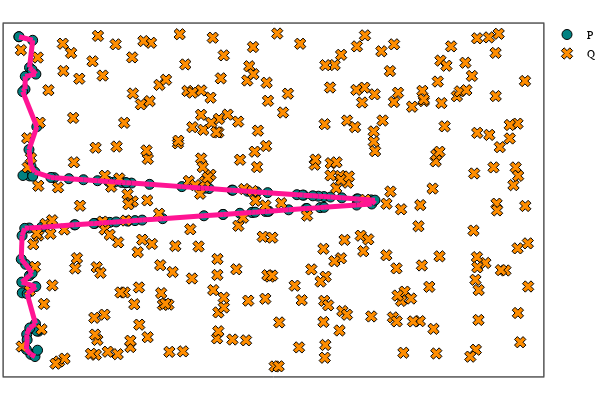

Source (notebook cell):
### Code cell
# plot cycle rep of selected bar
VR_P_class = 6
cycle = classrep(VR_circle, class = VR_P_class, dim = 1)
cycle = [sort(cycle[:,i]) for i = 1:size(cycle,2)]
plot_cycle_square_torus(circle_2d, torus_2d, cycle = cycle)

### Figure 1 — Plotly figure (JSON) as saved in the notebook; plotly's stock layout.template omitted (floating-point values rounded to 4 significant figures; data arrays with more than 128 entries replaced by an {"elided": "..."} marker saying what was removed)
{"data": [{"colorbar": {"title": ""}, "legendgroup": "P", "marker": {"color": "rgba(0, 129, 129, 1.000)", "line": {"color": "rgba(0, 0, 0, 1.000)", "width": 1}, "size": 10, "symbol": "circle"}, "mode": "markers", "name": "P", "showlegend": true, "type": "scatter", "x": [0.08318, 0.1381, 1.78, 0.04963, 0.1041, 0.139, 3.088, 0.2174, 0.08658, 0.1545, 0.04746, 0.2064, 0.1097, 0.238, 1.044, 2.891, 0.6925, 0.2126, 0.1326, 0.1703, 0.05501, 0.09112, 0.2291, 0.03731, 0.2499, 0.1778, 3.074, 0.2304, 0.1001, 0.1425, 1.439, 0.2164, 0.1101, 3.332, 0.1712, 0.04405, 0.1572, 0.2055, 0.007793, 0.009939, 2.248, 2.523, 1.348, 0.1351, 0.08021, 2.016, 3.72, 2.828, 3.767, 3.987, 3.517, 2.288, 3.046, 3.848, 0.6239, 0.2895, 1.129, 0.1396, 2.632, 1.206, 4.348, 0.4432, 2.877, 2.525, 0.9448, 4.17, 0.05817, 1.19, 3.075, 1.042, 1.528, 4.356, 2.352, 0.1782, 3.545, 2.298, 0.7015, 2.645, 3.558, 2.941, 1.396, 3.698, 0.931, 0.4021, 4.395, 1.618, 3.434, 4.173, 2.731, 0.8037, 1.275, 1.113, 3.506, 3.63, 1.324, 0.9771, 2.919, 1.331, 3.768, 4.186], "xaxis": "x1", "y": [5.242, 1.771, 2.83, 1.448, 0.6731, 5.646, 2.969, 5.525, 5.483, 0.3019, 2.513, 0.2606, 0.5714, 0.3788, 2.752, 2.948, 2.715, 0.8725, 4.118, 5.605, 5.199, 1.98, 4.545, 2.074, 0.7335, 6.155, 3.315, 0.7349, 0.3942, 0.7935, 2.794, 1.565, 1.43, 2.995, 1.814, 1.648, 3.807, 3.699, 6.222, 6.222, 3.403, 2.909, 2.785, 2.656, 2.65, 3.428, 3.036, 3.342, 3.242, 3.219, 3.268, 2.884, 2.965, 3.233, 3.575, 2.672, 2.761, 3.627, 3.362, 2.77, 3.18, 3.595, 2.947, 2.909, 2.742, 3.084, 3.635, 3.515, 2.968, 2.752, 2.804, 3.104, 3.392, 3.623, 3.018, 3.398, 2.716, 3.361, 3.019, 3.33, 3.494, 3.249, 2.74, 3.599, 3.175, 3.47, 3.277, 3.199, 2.931, 3.556, 3.506, 3.524, 3.27, 3.256, 3.501, 3.538, 2.951, 3.5, 3.041, 3.197], "yaxis": "y1", "zmax": null, "zmin": null}, {"colorbar": {"title": ""}, "legendgroup": "Q", "marker": {"color": "rgba(255, 141, 0, 1.000)", "line": {"color": "rgba(0, 0, 0, 1.000)", "width": 1}, "size": 10, "symbol": "x"}, "mode": "markers", "name": "Q", "showlegend": true, "type": "scatter", "x": {"elided": "300 float values"}, "xaxis": "x1", "y": {"elided": "300 float values"}, "yaxis": "y1", "zmax": null, "zmin": null}, {"colorbar": {"title": ""}, "legendgroup": "", "line": {"color": "rgba(255, 20, 147, 1.000)", "dash": "solid", "shape": "linear", "width": 5}, "mode": "lines", "name": "", "showlegend": false, "type": "scatter", "x": [0.1351, 0.08021], "xaxis": "x1", "y": [2.656, 2.65], "yaxis": "y1", "zmax": null, "zmin": null}, {"colorbar": {"title": ""}, "legendgroup": "", "line": {"color": "rgba(255, 20, 147, 1.000)", "dash": "solid", "shape": "linear", "width": 5}, "mode": "lines", "name": "", "showlegend": false, "type": "scatter", "x": [3.545, 3.558], "xaxis": "x1", "y": [3.018, 3.019], "yaxis": "y1", "zmax": null, "zmin": null}, {"colorbar": {"title": ""}, "legendgroup": "", "line": {"color": "rgba(255, 20, 147, 1.000)", "dash": "solid", "shape": "linear", "width": 5}, "mode": "lines", "name": "", "showlegend": false, "type": "scatter", "x": [0.6925, 0.7015], "xaxis": "x1", "y": [2.715, 2.716], "yaxis": "y1", "zmax": null, "zmin": null}, {"colorbar": {"title": ""}, "legendgroup": "", "line": {"color": "rgba(255, 20, 147, 1.000)", "dash": "solid", "shape": "linear", "width": 5}, "mode": "lines", "name": "", "showlegend": false, "type": "scatter", "x": [2.632, 2.645], "xaxis": "x1", "y": [3.362, 3.361], "yaxis": "y1", "zmax": null, "zmin": null}, {"colorbar": {"title": ""}, "legendgroup": "", "line": {"color": "rgba(255, 20, 147, 1.000)", "dash": "solid", "shape": "linear", "width": 5}, "mode": "lines", "name": "", "showlegend": false, "type": "scatter", "x": [3.517, 3.506], "xaxis": "x1", "y": [3.268, 3.27], "yaxis": "y1", "zmax": null, "zmin": null}, {"colorbar": {"title": ""}, "legendgroup": "", "line": {"color": "rgba(255, 20, 147, 1.000)", "dash": "solid", "shape": "linear", "width": 5}, "mode": "lines", "name": "", "showlegend": false, "type": "scatter", "x": [2.828, 2.941], "xaxis": "x1", "y": [3.342, 3.33], "yaxis": "y1", "zmax": null, "zmin": null}, {"colorbar": {"title": ""}, "legendgroup": "", "line": {"color": "rgba(255, 20, 147, 1.000)", "dash": "solid", "shape": "linear", "width": 5}, "mode": "lines", "name": "", "showlegend": false, "type": "scatter", "x": [3.434, 3.506], "xaxis": "x1", "y": [3.277, 3.27], "yaxis": "y1", "zmax": null, "zmin": null}, {"colorbar": {"title": ""}, "legendgroup": "", "line": {"color": "rgba(255, 20, 147, 1.000)", "dash": "solid", "shape": "linear", "width": 5}, "mode": "lines", "name": "", "showlegend": false, "type": "scatter", "x": [3.088, 3.075], "xaxis": "x1", "y": [2.969, 2.968], "yaxis": "y1", "zmax": null, "zmin": null}, {"colorbar": {"title": ""}, "legendgroup": "", "line": {"color": "rgba(255, 20, 147, 1.000)", "dash": "solid", "shape": "linear", "width": 5}, "mode": "lines", "name": "", "showlegend": false, "type": "scatter", "x": [3.046, 3.075], "xaxis": "x1", "y": [2.965, 2.968], "yaxis": "y1", "zmax": null, "zmin": null}, {"colorbar": {"title": ""}, "legendgroup": "", "line": {"color": "rgba(255, 20, 147, 1.000)", "dash": "solid", "shape": "linear", "width": 5}, "mode": "lines", "name": "", "showlegend": false, "type": "scatter", "x": [3.72, 3.768], "xaxis": "x1", "y": [3.036, 3.041], "yaxis": "y1", "zmax": null, "zmin": null}, {"colorbar": {"title": ""}, "legendgroup": "", "line": {"color": "rgba(255, 20, 147, 1.000)", "dash": "solid", "shape": "linear", "width": 5}, "mode": "lines", "name": "", "showlegend": false, "type": "scatter", "x": [2.891, 2.877], "xaxis": "x1", "y": [2.948, 2.947], "yaxis": "y1", "zmax": null, "zmin": null}, {"colorbar": {"title": ""}, "legendgroup": "", "line": {"color": "rgba(255, 20, 147, 1.000)", "dash": "solid", "shape": "linear", "width": 5}, "mode": "lines", "name": "", "showlegend": false, "type": "scatter", "x": [3.698, 3.63], "xaxis": "x1", "y": [3.249, 3.256], "yaxis": "y1", "zmax": null, "zmin": null}, {"colorbar": {"title": ""}, "legendgroup": "", "line": {"color": "rgba(255, 20, 147, 1.000)", "dash": "solid", "shape": "linear", "width": 5}, "mode": "lines", "name": "", "showlegend": false, "type": "scatter", "x": [2.877, 2.731], "xaxis": "x1", "y": [2.947, 2.931], "yaxis": "y1", "zmax": null, "zmin": null}, {"colorbar": {"title": ""}, "legendgroup": "", "line": {"color": "rgba(255, 20, 147, 1.000)", "dash": "solid", "shape": "linear", "width": 5}, "mode": "lines", "name": "", "showlegend": false, "type": "scatter", "x": [3.767, 3.698], "xaxis": "x1", "y": [3.242, 3.249], "yaxis": "y1", "zmax": null, "zmin": null}, {"colorbar": {"title": ""}, "legendgroup": "", "line": {"color": "rgba(255, 20, 147, 1.000)", "dash": "solid", "shape": "linear", "width": 5}, "mode": "lines", "name": "", "showlegend": false, "type": "scatter", "x": [1.439, 1.528], "xaxis": "x1", "y": [2.794, 2.804], "yaxis": "y1", "zmax": null, "zmin": null}, {"colorbar": {"title": ""}, "legendgroup": "", "line": {"color": "rgba(255, 20, 147, 1.000)", "dash": "solid", "shape": "linear", "width": 5}, "mode": "lines", "name": "", "showlegend": false, "type": "scatter", "x": [2.523, 2.525], "xaxis": "x1", "y": [2.909, 2.909], "yaxis": "y1", "zmax": null, "zmin": null}, {"colorbar": {"title": ""}, "legendgroup": "", "line": {"color": "rgba(255, 20, 147, 1.000)", "dash": "solid", "shape": "linear", "width": 5}, "mode": "lines", "name": "", "showlegend": false, "type": "scatter", "x": [0.1778, 0.009939], "xaxis": "x1", "y": [6.155, 6.222], "yaxis": "y1", "zmax": null, "zmin": null}, {"colorbar": {"title": ""}, "legendgroup": "", "line": {"color": "rgba(255, 20, 147, 1.000)", "dash": "solid", "shape": "linear", "width": 5}, "mode": "lines", "name": "", "showlegend": false, "type": "scatter", "x": [4.17, 4.356], "xaxis": "x1", "y": [3.084, 3.104], "yaxis": "y1", "zmax": null, "zmin": null}, {"colorbar": {"title": ""}, "legendgroup": "", "line": {"color": "rgba(255, 20, 147, 1.000)", "dash": "solid", "shape": "linear", "width": 5}, "mode": "lines", "name": "", "showlegend": false, "type": "scatter", "x": [3.767, 3.848], "xaxis": "x1", "y": [3.242, 3.233], "yaxis": "y1", "zmax": null, "zmin": null}, {"colorbar": {"title": ""}, "legendgroup": "", "line": {"color": "rgba(255, 20, 147, 1.000)", "dash": "solid", "shape": "linear", "width": 5}, "mode": "lines", "name": "", "showlegend": false, "type": "scatter", "x": [0.2126, 0.1425], "xaxis": "x1", "y": [0.8725, 0.7935], "yaxis": "y1", "zmax": null, "zmin": null}, {"colorbar": {"title": ""}, "legendgroup": "", "line": {"color": "rgba(255, 20, 147, 1.000)", "dash": "solid", "shape": "linear", "width": 5}, "mode": "lines", "name": "", "showlegend": false, "type": "scatter", "x": [2.523, 2.288], "xaxis": "x1", "y": [2.909, 2.884], "yaxis": "y1", "zmax": null, "zmin": null}, {"colorbar": {"title": ""}, "legendgroup": "", "line": {"color": "rgba(255, 20, 147, 1.000)", "dash": "solid", "shape": "linear", "width": 5}, "mode": "lines", "name": "", "showlegend": false, "type": "scatter", "x": [1.439, 1.348], "xaxis": "x1", "y": [2.794, 2.785], "yaxis": "y1", "zmax": null, "zmin": null}, {"colorbar": {"title": ""}, "legendgroup": "", "line": {"color": "rgba(255, 20, 147, 1.000)", "dash": "solid", "shape": "linear", "width": 5}, "mode": "lines", "name": "", "showlegend": false, "type": "scatter", "x": [4.173, 4.186], "xaxis": "x1", "y": [3.199, 3.197], "yaxis": "y1", "zmax": null, "zmin": null}, {"colorbar": {"title": ""}, "legendgroup": "", "line": {"color": "rgba(255, 20, 147, 1.000)", "dash": "solid", "shape": "linear", "width": 5}, "mode": "lines", "name": "", "showlegend": false, "type": "scatter", "x": [0.1545, 0.2064], "xaxis": "x1", "y": [0.3019, 0.2606], "yaxis": "y1", "zmax": null, "zmin": null}, {"colorbar": {"title": ""}, "legendgroup": "", "line": {"color": "rgba(255, 20, 147, 1.000)", "dash": "solid", "shape": "linear", "width": 5}, "mode": "lines", "name": "", "showlegend": false, "type": "scatter", "x": [0.1041, 0.1097], "xaxis": "x1", "y": [0.6731, 0.5714], "yaxis": "y1", "zmax": null, "zmin": null}, {"colorbar": {"title": ""}, "legendgroup": "", "line": {"color": "rgba(255, 20, 147, 1.000)", "dash": "solid", "shape": "linear", "width": 5}, "mode": "lines", "name": "", "showlegend": false, "type": "scatter", "x": [1.129, 1.206], "xaxis": "x1", "y": [2.761, 2.77], "yaxis": "y1", "zmax": null, "zmin": null}, {"colorbar": {"title": ""}, "legendgroup": "", "line": {"color": "rgba(255, 20, 147, 1.000)", "dash": "solid", "shape": "linear", "width": 5}, "mode": "lines", "name": "", "showlegend": false, "type": "scatter", "x": [1.044, 1.042], "xaxis": "x1", "y": [2.752, 2.752], "yaxis": "y1", "zmax": null, "zmin": null}, {"colorbar": {"title": ""}, "legendgroup": "", "line": {"color": "rgba(255, 20, 147, 1.000)", "dash": "solid", "shape": "linear", "width": 5}, "mode": "lines", "name": "", "showlegend": false, "type": "scatter", "x": [0.6239, 0.8037], "xaxis": "x1", "y": [3.575, 3.556], "yaxis": "y1", "zmax": null, "zmin": null}, {"colorbar": {"title": ""}, "legendgroup": "", "line": {"color": "rgba(255, 20, 147, 1.000)", "dash": "solid", "shape": "linear", "width": 5}, "mode": "lines", "name": "", "showlegend": false, "type": "scatter", "x": [0.139, 0.1703], "xaxis": "x1", "y": [5.646, 5.605], "yaxis": "y1", "zmax": null, "zmin": null}, {"colorbar": {"title": ""}, "legendgroup": "", "line": {"color": "rgba(255, 20, 147, 1.000)", "dash": "solid", "shape": "linear", "width": 5}, "mode": "lines", "name": "", "showlegend": false, "type": "scatter", "x": [4.348, 4.395], "xaxis": "x1", "y": [3.18, 3.175], "yaxis": "y1", "zmax": null, "zmin": null}, {"colorbar": {"title": ""}, "legendgroup": "", "line": {"color": "rgba(255, 20, 147, 1.000)", "dash": "solid", "shape": "linear", "width": 5}, "mode": "lines", "name": "", "showlegend": false, "type": "scatter", "x": [0.1381, 0.1712], "xaxis": "x1", "y": [1.771, 1.814], "yaxis": "y1", "zmax": null, "zmin": null}, {"colorbar": {"title": ""}, "legendgroup": "", "line": {"color": "rgba(255, 20, 147, 1.000)", "dash": "solid", "shape": "linear", "width": 5}, "mode": "lines", "name": "", "showlegend": false, "type": "scatter", "x": [0.09112, 0.03731], "xaxis": "x1", "y": [1.98, 2.074], "yaxis": "y1", "zmax": null, "zmin": null}, {"colorbar": {"title": ""}, "legendgroup": "", "line": {"color": "rgba(255, 20, 147, 1.000)", "dash": "solid", "shape": "linear", "width": 5}, "mode": "lines", "name": "", "showlegend": false, "type": "scatter", "x": [1.78, 1.528], "xaxis": "x1", "y": [2.83, 2.804], "yaxis": "y1", "zmax": null, "zmin": null}, {"colorbar": {"title": ""}, "legendgroup": "", "line": {"color": "rgba(255, 20, 147, 1.000)", "dash": "solid", "shape": "linear", "width": 5}, "mode": "lines", "name": "", "showlegend": false, "type": "scatter", "x": [0.08318, 0.05501], "xaxis": "x1", "y": [5.242, 5.199], "yaxis": "y1", "zmax": null, "zmin": null}, {"colorbar": {"title": ""}, "legendgroup": "", "line": {"color": "rgba(255, 20, 147, 1.000)", "dash": "solid", "shape": "linear", "width": 5}, "mode": "lines", "name": "", "showlegend": false, "type": "scatter", "x": [0.2164, 0.1101], "xaxis": "x1", "y": [1.565, 1.43], "yaxis": "y1", "zmax": null, "zmin": null}, {"colorbar": {"title": ""}, "legendgroup": "", "line": {"color": "rgba(255, 20, 147, 1.000)", "dash": "solid", "shape": "linear", "width": 5}, "mode": "lines", "name": "", "showlegend": false, "type": "scatter", "x": [0.04746, 0.08021], "xaxis": "x1", "y": [2.513, 2.65], "yaxis": "y1", "zmax": null, "zmin": null}, {"colorbar": {"title": ""}, "legendgroup": "", "line": {"color": "rgba(255, 20, 147, 1.000)", "dash": "solid", "shape": "linear", "width": 5}, "mode": "lines", "name": "", "showlegend": false, "type": "scatter", "x": [0.4432, 0.4021], "xaxis": "x1", "y": [3.595, 3.599], "yaxis": "y1", "zmax": null, "zmin": null}, {"colorbar": {"title": ""}, "legendgroup": "", "line": {"color": "rgba(255, 20, 147, 1.000)", "dash": "solid", "shape": "linear", "width": 5}, "mode": "lines", "name": "", "showlegend": false, "type": "scatter", "x": [0.2174, 0.1703], "xaxis": "x1", "y": [5.525, 5.605], "yaxis": "y1", "zmax": null, "zmin": null}, {"colorbar": {"title": ""}, "legendgroup": "", "line": {"color": "rgba(255, 20, 147, 1.000)", "dash": "solid", "shape": "linear", "width": 5}, "mode": "lines", "name": "", "showlegend": false, "type": "scatter", "x": [1.19, 1.113], "xaxis": "x1", "y": [3.515, 3.524], "yaxis": "y1", "zmax": null, "zmin": null}, {"colorbar": {"title": ""}, "legendgroup": "", "line": {"color": "rgba(255, 20, 147, 1.000)", "dash": "solid", "shape": "linear", "width": 5}, "mode": "lines", "name": "", "showlegend": false, "type": "scatter", "x": [1.324, 1.331], "xaxis": "x1", "y": [3.501, 3.5], "yaxis": "y1", "zmax": null, "zmin": null}, {"colorbar": {"title": ""}, "legendgroup": "", "line": {"color": "rgba(255, 20, 147, 1.000)", "dash": "solid", "shape": "linear", "width": 5}, "mode": "lines", "name": "", "showlegend": false, "type": "scatter", "x": [1.113, 0.9771], "xaxis": "x1", "y": [3.524, 3.538], "yaxis": "y1", "zmax": null, "zmin": null}, {"colorbar": {"title": ""}, "legendgroup": "", "line": {"color": "rgba(255, 20, 147, 1.000)", "dash": "solid", "shape": "linear", "width": 5}, "mode": "lines", "name": "", "showlegend": false, "type": "scatter", "x": [1.396, 1.331], "xaxis": "x1", "y": [3.494, 3.5], "yaxis": "y1", "zmax": null, "zmin": null}, {"colorbar": {"title": ""}, "legendgroup": "", "line": {"color": "rgba(255, 20, 147, 1.000)", "dash": "solid", "shape": "linear", "width": 5}, "mode": "lines", "name": "", "showlegend": false, "type": "scatter", "x": [2.248, 2.298], "xaxis": "x1", "y": [3.403, 3.398], "yaxis": "y1", "zmax": null, "zmin": null}, {"colorbar": {"title": ""}, "legendgroup": "", "line": {"color": "rgba(255, 20, 147, 1.000)", "dash": "solid", "shape": "linear", "width": 5}, "mode": "lines", "name": "", "showlegend": false, "type": "scatter", "x": [0.1545, 0.1001], "xaxis": "x1", "y": [0.3019, 0.3942], "yaxis": "y1", "zmax": null, "zmin": null}, {"colorbar": {"title": ""}, "legendgroup": "", "line": {"color": "rgba(255, 20, 147, 1.000)", "dash": "solid", "shape": "linear", "width": 5}, "mode": "lines", "name": "", "showlegend": false, "type": "scatter", "x": [0.9448, 0.931], "xaxis": "x1", "y": [2.742, 2.74], "yaxis": "y1", "zmax": null, "zmin": null}, {"colorbar": {"title": ""}, "legendgroup": "", "line": {"color": "rgba(255, 20, 147, 1.000)", "dash": "solid", "shape": "linear", "width": 5}, "mode": "lines", "name": "", "showlegend": false, "type": "scatter", "x": [3.517, 3.63], "xaxis": "x1", "y": [3.268, 3.256], "yaxis": "y1", "zmax": null, "zmin": null}, {"colorbar": {"title": ""}, "legendgroup": "", "line": {"color": "rgba(255, 20, 147, 1.000)", "dash": "solid", "shape": "linear", "width": 5}, "mode": "lines", "name": "", "showlegend": false, "type": "scatter", "x": [0.1351, 0.2895], "xaxis": "x1", "y": [2.656, 2.672], "yaxis": "y1", "zmax": null, "zmin": null}, {"colorbar": {"title": ""}, "legendgroup": "", "line": {"color": "rgba(255, 20, 147, 1.000)", "dash": "solid", "shape": "linear", "width": 5}, "mode": "lines", "name": "", "showlegend": false, "type": "scatter", "x": [2.525, 2.731], "xaxis": "x1", "y": [2.909, 2.931], "yaxis": "y1", "zmax": null, "zmin": null}, {"colorbar": {"title": ""}, "legendgroup": "", "line": {"color": "rgba(255, 20, 147, 1.000)", "dash": "solid", "shape": "linear", "width": 5}, "mode": "lines", "name": "", "showlegend": false, "type": "scatter", "x": [3.72, 3.558], "xaxis": "x1", "y": [3.036, 3.019], "yaxis": "y1", "zmax": null, "zmin": null}, {"colorbar": {"title": ""}, "legendgroup": "", "line": {"color": "rgba(255, 20, 147, 1.000)", "dash": "solid", "shape": "linear", "width": 5}, "mode": "lines", "name": "", "showlegend": false, "type": "scatter", "x": [0.1041, 0.1425], "xaxis": "x1", "y": [0.6731, 0.7935], "yaxis": "y1", "zmax": null, "zmin": null}, {"colorbar": {"title": ""}, "legendgroup": "", "line": {"color": "rgba(255, 20, 147, 1.000)", "dash": "solid", "shape": "linear", "width": 5}, "mode": "lines", "name": "", "showlegend": false, "type": "scatter", "x": [1.044, 1.129], "xaxis": "x1", "y": [2.752, 2.761], "yaxis": "y1", "zmax": null, "zmin": null}, {"colorbar": {"title": ""}, "legendgroup": "", "line": {"color": "rgba(255, 20, 147, 1.000)", "dash": "solid", "shape": "linear", "width": 5}, "mode": "lines", "name": "", "showlegend": false, "type": "scatter", "x": [4.348, 4.186], "xaxis": "x1", "y": [3.18, 3.197], "yaxis": "y1", "zmax": null, "zmin": null}, {"colorbar": {"title": ""}, "legendgroup": "", "line": {"color": "rgba(255, 20, 147, 1.000)", "dash": "solid", "shape": "linear", "width": 5}, "mode": "lines", "name": "", "showlegend": false, "type": "scatter", "x": [3.332, 3.545], "xaxis": "x1", "y": [2.995, 3.018], "yaxis": "y1", "zmax": null, "zmin": null}, {"colorbar": {"title": ""}, "legendgroup": "", "line": {"color": "rgba(255, 20, 147, 1.000)", "dash": "solid", "shape": "linear", "width": 5}, "mode": "lines", "name": "", "showlegend": false, "type": "scatter", "x": [0.9448, 1.042], "xaxis": "x1", "y": [2.742, 2.752], "yaxis": "y1", "zmax": null, "zmin": null}, {"colorbar": {"title": ""}, "legendgroup": "", "line": {"color": "rgba(255, 20, 147, 1.000)", "dash": "solid", "shape": "linear", "width": 5}, "mode": "lines", "name": "", "showlegend": false, "type": "scatter", "x": [0.09112, 0.1712], "xaxis": "x1", "y": [1.98, 1.814], "yaxis": "y1", "zmax": null, "zmin": null}, {"colorbar": {"title": ""}, "legendgroup": "", "line": {"color": "rgba(255, 20, 147, 1.000)", "dash": "solid", "shape": "linear", "width": 5}, "mode": "lines", "name": "", "showlegend": false, "type": "scatter", "x": [0.6239, 0.4432], "xaxis": "x1", "y": [3.575, 3.595], "yaxis": "y1", "zmax": null, "zmin": null}, {"colorbar": {"title": ""}, "legendgroup": "", "line": {"color": "rgba(255, 20, 147, 1.000)", "dash": "solid", "shape": "linear", "width": 5}, "mode": "lines", "name": "", "showlegend": false, "type": "scatter", "x": [2.352, 2.298], "xaxis": "x1", "y": [3.392, 3.398], "yaxis": "y1", "zmax": null, "zmin": null}, {"colorbar": {"title": ""}, "legendgroup": "", "line": {"color": "rgba(255, 20, 147, 1.000)", "dash": "solid", "shape": "linear", "width": 5}, "mode": "lines", "name": "", "showlegend": false, "type": "scatter", "x": [3.074, 2.941], "xaxis": "x1", "y": [3.315, 3.33], "yaxis": "y1", "zmax": null, "zmin": null}, {"colorbar": {"title": ""}, "legendgroup": "", "line": {"color": "rgba(255, 20, 147, 1.000)", "dash": "solid", "shape": "linear", "width": 5}, "mode": "lines", "name": "", "showlegend": false, "type": "scatter", "x": [2.248, 2.016], "xaxis": "x1", "y": [3.403, 3.428], "yaxis": "y1", "zmax": null, "zmin": null}, {"colorbar": {"title": ""}, "legendgroup": "", "line": {"color": "rgba(255, 20, 147, 1.000)", "dash": "solid", "shape": "linear", "width": 5}, "mode": "lines", "name": "", "showlegend": false, "type": "scatter", "x": [2.891, 2.919], "xaxis": "x1", "y": [2.948, 2.951], "yaxis": "y1", "zmax": null, "zmin": null}, {"colorbar": {"title": ""}, "legendgroup": "", "line": {"color": "rgba(255, 20, 147, 1.000)", "dash": "solid", "shape": "linear", "width": 5}, "mode": "lines", "name": "", "showlegend": false, "type": "scatter", "x": [3.987, 3.848], "xaxis": "x1", "y": [3.219, 3.233], "yaxis": "y1", "zmax": null, "zmin": null}, {"colorbar": {"title": ""}, "legendgroup": "", "line": {"color": "rgba(255, 20, 147, 1.000)", "dash": "solid", "shape": "linear", "width": 5}, "mode": "lines", "name": "", "showlegend": false, "type": "scatter", "x": [0.2174, 0.08658], "xaxis": "x1", "y": [5.525, 5.483], "yaxis": "y1", "zmax": null, "zmin": null}, {"colorbar": {"title": ""}, "legendgroup": "", "line": {"color": "rgba(255, 20, 147, 1.000)", "dash": "solid", "shape": "linear", "width": 5}, "mode": "lines", "name": "", "showlegend": false, "type": "scatter", "x": [0.1381, 0.04405], "xaxis": "x1", "y": [1.771, 1.648], "yaxis": "y1", "zmax": null, "zmin": null}, {"colorbar": {"title": ""}, "legendgroup": "", "line": {"color": "rgba(255, 20, 147, 1.000)", "dash": "solid", "shape": "linear", "width": 5}, "mode": "lines", "name": "", "showlegend": false, "type": "scatter", "x": [1.275, 1.324], "xaxis": "x1", "y": [3.506, 3.501], "yaxis": "y1", "zmax": null, "zmin": null}, {"colorbar": {"title": ""}, "legendgroup": "", "line": {"color": "rgba(255, 20, 147, 1.000)", "dash": "solid", "shape": "linear", "width": 5}, "mode": "lines", "name": "", "showlegend": false, "type": "scatter", "x": [1.396, 1.618], "xaxis": "x1", "y": [3.494, 3.47], "yaxis": "y1", "zmax": null, "zmin": null}, {"colorbar": {"title": ""}, "legendgroup": "", "line": {"color": "rgba(255, 20, 147, 1.000)", "dash": "solid", "shape": "linear", "width": 5}, "mode": "lines", "name": "", "showlegend": false, "type": "scatter", "x": [0.1572, 0.2055], "xaxis": "x1", "y": [3.807, 3.699], "yaxis": "y1", "zmax": null, "zmin": null}, {"colorbar": {"title": ""}, "legendgroup": "", "line": {"color": "rgba(255, 20, 147, 1.000)", "dash": "solid", "shape": "linear", "width": 5}, "mode": "lines", "name": "", "showlegend": false, "type": "scatter", "x": [0.1097, 0.1001], "xaxis": "x1", "y": [0.5714, 0.3942], "yaxis": "y1", "zmax": null, "zmin": null}, {"colorbar": {"title": ""}, "legendgroup": "", "line": {"color": "rgba(255, 20, 147, 1.000)", "dash": "solid", "shape": "linear", "width": 5}, "mode": "lines", "name": "", "showlegend": false, "type": "scatter", "x": [3.046, 2.919], "xaxis": "x1", "y": [2.965, 2.951], "yaxis": "y1", "zmax": null, "zmin": null}, {"colorbar": {"title": ""}, "legendgroup": "", "line": {"color": "rgba(255, 20, 147, 1.000)", "dash": "solid", "shape": "linear", "width": 5}, "mode": "lines", "name": "", "showlegend": false, "type": "scatter", "x": [1.348, 1.206], "xaxis": "x1", "y": [2.785, 2.77], "yaxis": "y1", "zmax": null, "zmin": null}, {"colorbar": {"title": ""}, "legendgroup": "", "line": {"color": "rgba(255, 20, 147, 1.000)", "dash": "solid", "shape": "linear", "width": 5}, "mode": "lines", "name": "", "showlegend": false, "type": "scatter", "x": [0.7015, 0.931], "xaxis": "x1", "y": [2.716, 2.74], "yaxis": "y1", "zmax": null, "zmin": null}, {"colorbar": {"title": ""}, "legendgroup": "", "line": {"color": "rgba(255, 20, 147, 1.000)", "dash": "solid", "shape": "linear", "width": 5}, "mode": "lines", "name": "", "showlegend": false, "type": "scatter", "x": [2.828, 2.645], "xaxis": "x1", "y": [3.342, 3.361], "yaxis": "y1", "zmax": null, "zmin": null}, {"colorbar": {"title": ""}, "legendgroup": "", "line": {"color": "rgba(255, 20, 147, 1.000)", "dash": "solid", "shape": "linear", "width": 5}, "mode": "lines", "name": "", "showlegend": false, "type": "scatter", "x": [4.356, 4.395], "xaxis": "x1", "y": [3.104, 3.175], "yaxis": "y1", "zmax": null, "zmin": null}, {"colorbar": {"title": ""}, "legendgroup": "", "line": {"color": "rgba(255, 20, 147, 1.000)", "dash": "solid", "shape": "linear", "width": 5}, "mode": "lines", "name": "", "showlegend": false, "type": "scatter", "x": [0.2164, 0.04405], "xaxis": "x1", "y": [1.565, 1.648], "yaxis": "y1", "zmax": null, "zmin": null}, {"colorbar": {"title": ""}, "legendgroup": "", "line": {"color": "rgba(255, 20, 147, 1.000)", "dash": "solid", "shape": "linear", "width": 5}, "mode": "lines", "name": "", "showlegend": false, "type": "scatter", "x": [0.08318, 0.08658], "xaxis": "x1", "y": [5.242, 5.483], "yaxis": "y1", "zmax": null, "zmin": null}, {"colorbar": {"title": ""}, "legendgroup": "", "line": {"color": "rgba(255, 20, 147, 1.000)", "dash": "solid", "shape": "linear", "width": 5}, "mode": "lines", "name": "", "showlegend": false, "type": "scatter", "x": [1.19, 1.275], "xaxis": "x1", "y": [3.515, 3.506], "yaxis": "y1", "zmax": null, "zmin": null}, {"colorbar": {"title": ""}, "legendgroup": "", "line": {"color": "rgba(255, 20, 147, 1.000)", "dash": "solid", "shape": "linear", "width": 5}, "mode": "lines", "name": "", "showlegend": false, "type": "scatter", "x": [0.1326, 0.1572], "xaxis": "x1", "y": [4.118, 3.807], "yaxis": "y1", "zmax": null, "zmin": null}, {"colorbar": {"title": ""}, "legendgroup": "", "line": {"color": "rgba(255, 20, 147, 1.000)", "dash": "solid", "shape": "linear", "width": 5}, "mode": "lines", "name": "", "showlegend": false, "type": "scatter", "x": [0.6925, 0.2895], "xaxis": "x1", "y": [2.715, 2.672], "yaxis": "y1", "zmax": null, "zmin": null}, {"colorbar": {"title": ""}, "legendgroup": "", "line": {"color": "rgba(255, 20, 147, 1.000)", "dash": "solid", "shape": "linear", "width": 5}, "mode": "lines", "name": "", "showlegend": false, "type": "scatter", "x": [3.088, 3.332], "xaxis": "x1", "y": [2.969, 2.995], "yaxis": "y1", "zmax": null, "zmin": null}, {"colorbar": {"title": ""}, "legendgroup": "", "line": {"color": "rgba(255, 20, 147, 1.000)", "dash": "solid", "shape": "linear", "width": 5}, "mode": "lines", "name": "", "showlegend": false, "type": "scatter", "x": [3.987, 4.173], "xaxis": "x1", "y": [3.219, 3.199], "yaxis": "y1", "zmax": null, "zmin": null}, {"colorbar": {"title": ""}, "legendgroup": "", "line": {"color": "rgba(255, 20, 147, 1.000)", "dash": "solid", "shape": "linear", "width": 5}, "mode": "lines", "name": "", "showlegend": false, "type": "scatter", "x": [2.632, 2.352], "xaxis": "x1", "y": [3.362, 3.392], "yaxis": "y1", "zmax": null, "zmin": null}, {"colorbar": {"title": ""}, "legendgroup": "", "line": {"color": "rgba(255, 20, 147, 1.000)", "dash": "solid", "shape": "linear", "width": 5}, "mode": "lines", "name": "", "showlegend": false, "type": "scatter", "x": [0.04746, 0.03731], "xaxis": "x1", "y": [2.513, 2.074], "yaxis": "y1", "zmax": null, "zmin": null}, {"colorbar": {"title": ""}, "legendgroup": "", "line": {"color": "rgba(255, 20, 147, 1.000)", "dash": "solid", "shape": "linear", "width": 5}, "mode": "lines", "name": "", "showlegend": false, "type": "scatter", "x": [0.139, 0.1778], "xaxis": "x1", "y": [5.646, 6.155], "yaxis": "y1", "zmax": null, "zmin": null}, {"colorbar": {"title": ""}, "legendgroup": "", "line": {"color": "rgba(255, 20, 147, 1.000)", "dash": "solid", "shape": "linear", "width": 5}, "mode": "lines", "name": "", "showlegend": false, "type": "scatter", "x": [0.8037, 0.9771], "xaxis": "x1", "y": [3.556, 3.538], "yaxis": "y1", "zmax": null, "zmin": null}, {"colorbar": {"title": ""}, "legendgroup": "", "line": {"color": "rgba(255, 20, 147, 1.000)", "dash": "solid", "shape": "linear", "width": 5}, "mode": "lines", "name": "", "showlegend": false, "type": "scatter", "x": [0.1326, 0.2291], "xaxis": "x1", "y": [4.118, 4.545], "yaxis": "y1", "zmax": null, "zmin": null}, {"colorbar": {"title": ""}, "legendgroup": "", "line": {"color": "rgba(255, 20, 147, 1.000)", "dash": "solid", "shape": "linear", "width": 5}, "mode": "lines", "name": "", "showlegend": false, "type": "scatter", "x": [3.074, 3.434], "xaxis": "x1", "y": [3.315, 3.277], "yaxis": "y1", "zmax": null, "zmin": null}, {"colorbar": {"title": ""}, "legendgroup": "", "line": {"color": "rgba(255, 20, 147, 1.000)", "dash": "solid", "shape": "linear", "width": 5}, "mode": "lines", "name": "", "showlegend": false, "type": "scatter", "x": [0.2126, 0.1101], "xaxis": "x1", "y": [0.8725, 1.43], "yaxis": "y1", "zmax": null, "zmin": null}, {"colorbar": {"title": ""}, "legendgroup": "", "line": {"color": "rgba(255, 20, 147, 1.000)", "dash": "solid", "shape": "linear", "width": 5}, "mode": "lines", "name": "", "showlegend": false, "type": "scatter", "x": [0.2055, 0.4021], "xaxis": "x1", "y": [3.699, 3.599], "yaxis": "y1", "zmax": null, "zmin": null}, {"colorbar": {"title": ""}, "legendgroup": "", "line": {"color": "rgba(255, 20, 147, 1.000)", "dash": "solid", "shape": "linear", "width": 5}, "mode": "lines", "name": "", "showlegend": false, "type": "scatter", "x": [2.016, 1.618], "xaxis": "x1", "y": [3.428, 3.47], "yaxis": "y1", "zmax": null, "zmin": null}, {"colorbar": {"title": ""}, "legendgroup": "", "line": {"color": "rgba(255, 20, 147, 1.000)", "dash": "solid", "shape": "linear", "width": 5}, "mode": "lines", "name": "", "showlegend": false, "type": "scatter", "x": [4.17, 3.768], "xaxis": "x1", "y": [3.084, 3.041], "yaxis": "y1", "zmax": null, "zmin": null}, {"colorbar": {"title": ""}, "legendgroup": "", "line": {"color": "rgba(255, 20, 147, 1.000)", "dash": "solid", "shape": "linear", "width": 5}, "mode": "lines", "name": "", "showlegend": false, "type": "scatter", "x": [1.78, 2.288], "xaxis": "x1", "y": [2.83, 2.884], "yaxis": "y1", "zmax": null, "zmin": null}, {"colorbar": {"title": ""}, "legendgroup": "", "line": {"color": "rgba(255, 20, 147, 1.000)", "dash": "solid", "shape": "linear", "width": 5}, "mode": "lines", "name": "", "showlegend": false, "type": "scatter", "x": [0.05501, 0.2291], "xaxis": "x1", "y": [5.199, 4.545], "yaxis": "y1", "zmax": null, "zmin": null}], "layout": {"annotations": [], "height": 400, "legend": {"bgcolor": "rgba(255, 255, 255, 1.000)", "bordercolor": "rgba(0, 0, 0, 1.000)", "font": {"color": "rgba(0, 0, 0, 1.000)", "family": "sans-serif", "size": 11}, "tracegroupgap": 0, "x": 1, "y": 1}, "margin": {"b": 20, "l": 0, "r": 0, "t": 20}, "paper_bgcolor": "rgba(255, 255, 255, 1.000)", "plot_bgcolor": "rgba(255, 255, 255, 1.000)", "showlegend": true, "width": 600, "xaxis": {"anchor": "y1", "domain": [0.006562, 0.9934], "gridcolor": "rgba(0, 0, 0, 0.100)", "gridwidth": 0.5, "linecolor": "rgba(0, 0, 0, 1.000)", "mirror": true, "range": [-0.1805, 6.471], "showgrid": true, "showline": true, "showticklabels": true, "tickangle": 0, "tickcolor": "rgb(0, 0, 0)", "tickfont": {"color": "rgba(0, 0, 0, 1.000)", "family": "sans-serif", "size": 11}, "tickmode": "array", "ticks": "inside", "ticktext": [], "tickvals": [], "title": "", "titlefont": {"color": "rgba(0, 0, 0, 1.000)", "family": "sans-serif", "size": 15}, "type": "-", "visible": true, "zeroline": false, "zerolinecolor": "rgba(0, 0, 0, 1.000)"}, "yaxis": {"anchor": "x1", "domain": [0.009843, 0.9902], "gridcolor": "rgba(0, 0, 0, 0.100)", "gridwidth": 0.5, "linecolor": "rgba(0, 0, 0, 1.000)", "mirror": true, "range": [-0.1107, 6.467], "showgrid": true, "showline": true, "showticklabels": true, "tickangle": 0, "tickcolor": "rgb(0, 0, 0)", "tickfont": {"color": "rgba(0, 0, 0, 1.000)", "family": "sans-serif", "size": 11}, "tickmode": "array", "ticks": "inside", "ticktext": [], "tickvals": [], "title": "", "titlefont": {"color": "rgba(0, 0, 0, 1.000)", "family": "sans-serif", "size": 15}, "type": "-", "visible": true, "zeroline": false, "zerolinecolor": "rgba(0, 0, 0, 1.000)"}}}
